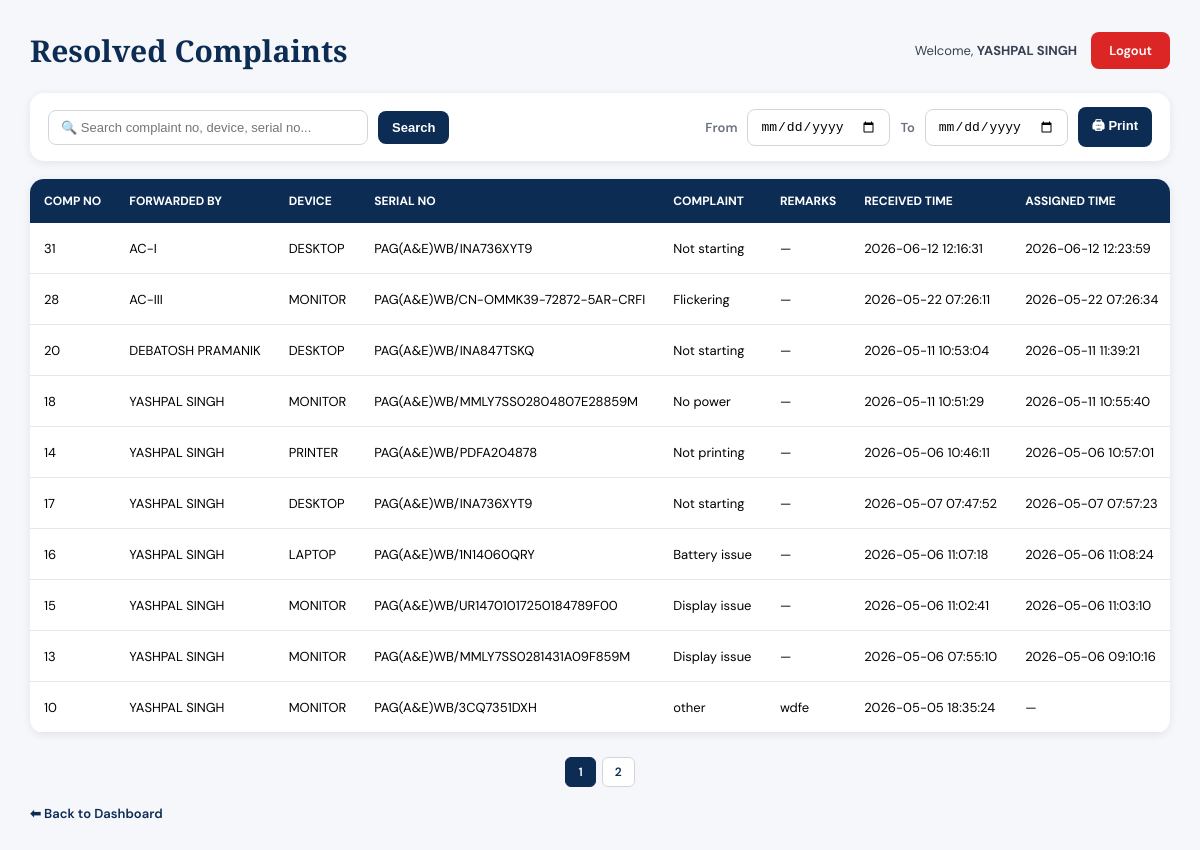
Screenshot of /Handcomp/complaint/resolved_complaints.php (signed in) with the database file from the repository.
### tables this page shows
CREATE TABLE `complaint` (
  `comp_no` int NOT NULL AUTO_INCREMENT,
  `forwarded_by` varchar(150) NOT NULL,
  `device` varchar(100) NOT NULL,
  `serial_no` varchar(150) DEFAULT NULL,
  `complaint` varchar(150) NOT NULL,
  `remarks` text,
  `received_time` timestamp NOT NULL DEFAULT CURRENT_TIMESTAMP,
  `assigned_time` timestamp NULL DEFAULT NULL,
  `ongoing_time` timestamp NULL DEFAULT NULL,
  `resolved_time` timestamp NULL DEFAULT NULL,
  `assigned_to` varchar(150) DEFAULT NULL,
  `status` varchar(20) DEFAULT 'Pending',
  PRIMARY KEY (`comp_no`)
);

### Handcomp/complaint/resolved_complaints.php (the view, shortened to what this page needs)
<?php
require_once __DIR__ . "/../config/db_connect.php";
$search = trim($_GET['search'] ?? '');
$limit = 10;
$page = isset($_GET['page']) ? max(1, (int)$_GET['page']) : 1;
$offset = ($page - 1) * $limit;
$from_date = $_GET['from_date'] ?? '';
$to_date = $_GET['to_date'] ?? '';
$date_filter = "";
$like = "%$search%";
$count_sql = "
SELECT COUNT(*) as total
FROM complaint
WHERE resolved_time IS NOT NULL
$date_filter
AND (
    comp_no LIKE ?
    OR forwarded_by LIKE ?
    OR device LIKE ?
    OR serial_no LIKE ?
    OR complaint LIKE ?
    OR remarks LIKE ?
)
";
$count_stmt = $conn->prepare($count_sql);
$count_stmt->bind_param("ssssss", $like, $like, $like, $like, $like, $like);
$count_stmt->execute();
$total_records = $count_stmt->get_result()->fetch_assoc()['total'];
$total_pages = max(1, ceil($total_records / $limit));
$sql = "
SELECT *
FROM complaint
WHERE resolved_time IS NOT NULL
$date_filter
AND (
    comp_no LIKE ?
    OR forwarded_by LIKE ?
    OR device LIKE ?
    OR serial_no LIKE ?
    OR complaint LIKE ?
    OR remarks LIKE ?
)
ORDER BY resolved_time DESC
LIMIT $limit OFFSET $offset
";
$stmt = $conn->prepare($sql);
$stmt->bind_param("ssssss", $like, $like, $like, $like, $like, $like);
$stmt->execute();
$result = $stmt->get_result();
?>
<!DOCTYPE html>
<html lang="en">
<head>
</head>
<body>
<div class="page-body">
    <div class="top-bar">
        <h2>Resolved Complaints</h2>
        <div class="user-area">
            <span>
                Welcome,
                <strong><?php echo htmlspecialchars($_SESSION['name_section'] ?? $_SESSION['full_name']); ?></strong>
            </span>
            <a href="../logout.php" class="logout-btn">Logout</a>
        </div>
    </div>
    <form method="GET" class="filter-bar">
        <input
            type="text"
            name="search"
            placeholder="🔍 Search complaint no, device, serial no..."
            value="<?php echo htmlspecialchars($search); ?>">
        <button type="submit">Search</button>
        <label class="date-label">From</label>
        <input
            type="date"
            name="from_date"
            value="<?php echo htmlspecialchars($from_date); ?>">
        <label class="date-label">To</label>
        <input
            type="date"
            name="to_date"
            value="<?php echo htmlspecialchars($to_date); ?>">
        <button type="button" onclick="window.open('print_complaints.php?from=' + document.querySelector('[name=from_date]').value + '&to=' + document.querySelector('[name=to_date]').value, '_blank');">
            🖨 Print
        </button>
    </form>
    <div class="table-wrap">
        <table class="data-table">
            <thead>
                <tr>
                    <th>Comp No</th>
                    <th>Forwarded By</th>
                    <th>Device</th>
                    <th>Serial No</th>
                    <th>Complaint</th>
                    <th>Remarks</th>
                    <th>Received Time</th>
                    <th>Assigned Time</th>
                </tr>
            </thead>
            <tbody>
                <?php if ($result->num_rows > 0): ?>
                    <?php while ($row = $result->fetch_assoc()):
                    ?>
                    <tr>
                        <td><?php echo htmlspecialchars($row['comp_no']); ?></td>
                        <td><?php echo htmlspecialchars($row['forwarded_by']); ?></td>
                        <td><?php echo htmlspecialchars($row['device']); ?></td>
                        <td><?php echo htmlspecialchars($row['serial_no'] ?? '-'); ?></td>
                        <td><?php echo htmlspecialchars($row['complaint']); ?></td>
                        <td><?php echo !empty($row['remarks']) ? htmlspecialchars($row['remarks']) : '—'; ?></td>
                        <td><?php echo htmlspecialchars($row['received_time']); ?></td>
                        <td><?php echo !empty($row['assigned_time']) ? htmlspecialchars($row['assigned_time']) : '—'; ?></td>
                    </tr>
                    <?php endwhile; ?>
                <?php else: ?>
                    <tr>
                        <td colspan="12" style="text-align: center; color: var(--gray); padding: 20px;">No resolved complaints found matching criteria.</td>
                    </tr>
                <?php endif; ?>
            </tbody>
        </table>
    </div>
    <div class="pagination">
        <?php
        $qs = http_build_query([
            'search' => $search,
            'from_date' => $from_date,
            'to_date' => $to_date
        ]);
        $visible = 7;
        $start = max(1, $page - 3);
        $end = min($total_pages, $start + $visible - 1);
        for ($i = $start; $i <= $end; $i++) {
            $active = ($i == $page) ? "active" : "";
            echo "<a class='$active' href='?page=$i&$qs'>$i</a>";
        }
        ?>
    </div>
    <a href="../itsc.php" class="back-link">⬅ Back to Dashboard</a>
</div>
</body>
</html>

### Handcomp/complaint/resolved_complaints.php (style rules this page uses)
:root { --navy:#0d2c54; --navy-dark:#071a35; --gold:#b8962e; --white:#ffffff; --gray:#6b7280; --border:#e5e7eb; --bg:#f5f7fb; --green:#0f5132; --green-bg:#d1e7dd; }
* { margin:0; padding:0; box-sizing:border-box; }
body { background:var(--bg); font-family:'DM Sans',sans-serif; }
.page-body { max-width:1550px; margin:auto; padding:30px; }
.top-bar { display:flex; justify-content:space-between; align-items:center; margin-bottom:22px; flex-wrap:wrap; gap:14px; }
.top-bar h2 { color:var(--navy); font-size:30px; font-family:'EB Garamond',serif; }
.user-area { display:flex; align-items:center; gap:14px; }
.user-area span { font-size:13px; color:#374151; }
.logout-btn { background:#dc2626; color:white; text-decoration:none; padding:10px 18px; border-radius:8px; font-size:13px; font-weight:600; }
.filter-bar { display:flex; align-items:center; gap:10px; background:white; padding:14px 18px; border-radius:14px; box-shadow:0 2px 10px rgba(0,0,0,.08); margin-bottom:18px; flex-wrap:wrap; }
.filter-bar input[type="text"] { width:320px; padding:9px 12px; border:1px solid #d1d5db; border-radius:8px; font-size:13px; outline:none; }
.filter-bar input[type="date"] { padding:9px 12px; border:1px solid #d1d5db; border-radius:8px; font-size:13px; outline:none; }
.date-label { font-size:13px; font-weight:600; color:#6b7280; }
.filter-bar button { background:var(--navy); color:white; border:none; border-radius:8px; padding:9px 14px; font-size:13px; font-weight:600; cursor:pointer; }
.table-wrap { background:white; border-radius:14px; overflow:auto; box-shadow:0 2px 10px rgba(0,0,0,.08); }
.data-table { width:100%; border-collapse:collapse; }
.data-table thead { background:var(--navy); }
.data-table th { color:white; padding:14px; text-align:left; font-size:12px; text-transform:uppercase; white-space:nowrap; }
.data-table td { padding:13px 14px; border-bottom:1px solid var(--border); font-size:13px; white-space:nowrap; }
.pagination { display: flex; justify-content: center; align-items: center; gap: 6px; margin-top: 24px; }
.pagination a { padding: 6px 12px; font-size: 12px; border-radius: 6px; background: white; border: 1px solid #d1d5db; color: var(--navy); text-decoration: none; font-weight: 600; transition: all 0.15s ease; }
.pagination a.active { background: var(--navy); color: white; border-color: var(--navy); }
.back-link { display:inline-block; margin-top:18px; color:var(--navy); text-decoration:none; font-size:13px; font-weight:600; }

### rows the page displays
complaint: comp_no "31", forwarded_by "AC-I", device "DESKTOP", serial_no "PAG(A&E)WB/INA736XYT9", complaint "Not starting", received_time "2026-06-12 12:16:31", assigned_time "2026-06-12 12:23:59"
complaint: comp_no "28", forwarded_by "AC-III", device "MONITOR", serial_no "PAG(A&E)WB/CN-OMMK39-72872-5AR-CRFI", complaint "Flickering", received_time "2026-05-22 07:26:11", assigned_time "2026-05-22 07:26:34"
complaint: comp_no "20", forwarded_by "DEBATOSH PRAMANIK", device "DESKTOP", serial_no "PAG(A&E)WB/INA847TSKQ", complaint "Not starting", received_time "2026-05-11 10:53:04", assigned_time "2026-05-11 11:39:21"
complaint: comp_no "18", forwarded_by "YASHPAL SINGH", device "MONITOR", serial_no "PAG(A&E)WB/MMLY7SS02804807E28859M", complaint "No power", received_time "2026-05-11 10:51:29", assigned_time "2026-05-11 10:55:40"
complaint: comp_no "14", forwarded_by "YASHPAL SINGH", device "PRINTER", serial_no "PAG(A&E)WB/PDFA204878", complaint "Not printing", received_time "2026-05-06 10:46:11", assigned_time "2026-05-06 10:57:01"
complaint: comp_no "17", forwarded_by "YASHPAL SINGH", device "DESKTOP", serial_no "PAG(A&E)WB/INA736XYT9", complaint "Not starting", received_time "2026-05-07 07:47:52", assigned_time "2026-05-07 07:57:23"
complaint: comp_no "16", forwarded_by "YASHPAL SINGH", device "LAPTOP", serial_no "PAG(A&E)WB/1N14060QRY", complaint "Battery issue", received_time "2026-05-06 11:07:18", assigned_time "2026-05-06 11:08:24"
complaint: comp_no "15", forwarded_by "YASHPAL SINGH", device "MONITOR", serial_no "PAG(A&E)WB/UR14701017250184789F00", complaint "Display issue", received_time "2026-05-06 11:02:41", assigned_time "2026-05-06 11:03:10"
complaint: comp_no "13", forwarded_by "YASHPAL SINGH", device "MONITOR", serial_no "PAG(A&E)WB/MMLY7SS0281431A09F859M", complaint "Display issue", received_time "2026-05-06 07:55:10", assigned_time "2026-05-06 09:10:16"
complaint: comp_no "10", forwarded_by "YASHPAL SINGH", device "MONITOR", serial_no "PAG(A&E)WB/3CQ7351DXH", complaint "other", remarks "wdfe", received_time "2026-05-05 18:35:24"

### other values shown
$_SESSION['name_section'] "YASHPAL SINGH"
